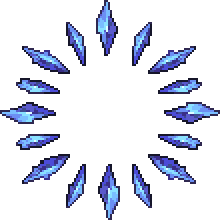
#> input picture tools/cryogen_art/ring2x.png, 220 x 220 px
$ python gen_fx.py cryogen_art/ring1x.png cryogen_art/ring2x.png
#> lines starting #> are read from the running program, lines starting #| are printed output that depends on the picture
"""Convert an animated GIF into a Balatro-loadable sprite sheet.

    python tools/gen_fx.py <name> <path-to.gif>
    python tools/gen_fx.py downpour "C:/.../assets/fx/downpour.gif"

Writes assets/1x/fx_<name>.png and assets/2x/fx_<name>.png as a square grid of
frames, and prints the SMODS.Atlas block plus the frame/fps numbers to paste
into arena/arena.lua.

The `fx_` filename prefix is what keeps these out of the joker roster -
tools/gen_roster.py skips anything starting with it.

LOVE cannot read GIFs, hence the conversion. Frames are laid out left-to-right,
top-to-bottom, and the 2x sheet is a nearest upscale so the pixel art stays
crisp rather than being smoothed.
"""
import math
import os
import sys

from PIL import Image, ImageSequence

ROOT = os.path.dirname(os.path.dirname(os.path.abspath(__file__)))


def convert(name, gif_path):
#> called with name = 'cryogen_art/ring1x.png', gif_path = 'cryogen_art/ring2x.png'
    src = Image.open(gif_path)
#> src is the input picture: PIL image 220x220 RGBA; mean R, G, B, A 14.5, 18, 30.9, 48.8
    frames = [f.convert("RGBA") for f in ImageSequence.Iterator(src)]
#> frames = 1 item
    if not frames:
        sys.exit("no frames in " + gif_path)

    w, h = frames[0].size
#> w = 220; h = 220
    for i, f in enumerate(frames):
        if f.size != (w, h):
            sys.exit("frame %d is %s, expected %s" % (i, f.size, (w, h)))
#> this loop made 1 pass

    # Frame durations are per-frame in a GIF; Balatro animates at one rate, so
    # take the mode and report if the source is not uniform.
    durations = [f.info.get("duration") or 100
                 for f in ImageSequence.Iterator(Image.open(gif_path))]
#> durations = [100]
    uniform = len(set(durations)) == 1
#> uniform = True
    fps = round(1000.0 / (sum(durations) / float(len(durations))), 3)
#> fps = 10

    cols = math.ceil(math.sqrt(len(frames)))
#> cols = 1
    rows = math.ceil(len(frames) / cols)
#> rows = 1

    for scale, folder in ((1, "1x"), (2, "2x")):
        sheet = Image.new("RGBA", (cols * w * scale, rows * h * scale), (0, 0, 0, 0))
        for i, f in enumerate(frames):
            img = f if scale == 1 else f.resize((w * scale, h * scale), Image.NEAREST)
            sheet.paste(img, ((i % cols) * w * scale, (i // cols) * h * scale))
        out = os.path.join(ROOT, "assets", folder, "fx_%s.png" % name)
        sheet.save(out)
        print("wrote %s  (%dx%d)" % (os.path.relpath(out, ROOT), *sheet.size))
#> this loop made 2 passes
#> pass 2, in convert, `sheet.save(out)`:
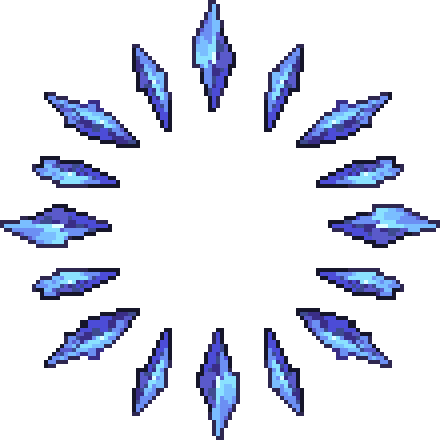
#> saved as ring1x.png.png: PIL image 440x440 RGBA; mean R, G, B, A 14.5, 18, 30.9, 48.8; transparent parts drawn white

    print("\n-- paste into main.lua:")
    print('SMODS.Atlas { key = "fx_%s", path = "fx_%s.png", px = %d, py = %d }'
          % (name, name, w, h))
#| SMODS.Atlas { key = "fx_cryogen_art/ring1x.png", path = "fx_cryogen_art/ring1x.png.png", px = 220, py = 220 }
    print("\n-- arena/arena.lua definition numbers:")
    print("   frames = %d, cols = %d, fps = %s, tile = %d"
          % (len(frames), cols, fps, w))
#|    frames = 1, cols = 1, fps = 10.0, tile = 220
    if not uniform:
        print("   NOTE: source frame durations vary %s; using the average."
              % sorted(set(durations)))


if __name__ == "__main__":
    if len(sys.argv) != 3:
        sys.exit(__doc__)
    convert(sys.argv[1], sys.argv[2])
